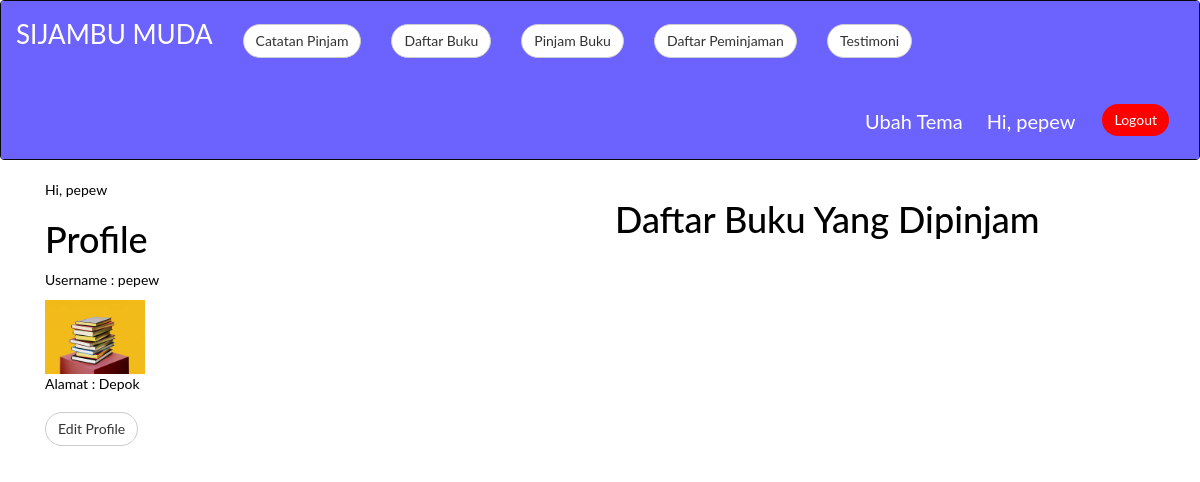
/history/ (signed in), run on the app's committed database.
### form_anggota/models.py (models this page shows)
class Profile(models.Model):
    user = models.OneToOneField(
        User,
        on_delete=models.CASCADE,
        primary_key=True,
    )
    profile_picture = models.ImageField()
    alamat_rumah = models.CharField(null=True, max_length=500)

### history_pinjaman/views.py (the view)
# urls.py: path('', show_history, name='show_history'),
def show_history(request):
    if request.user.is_authenticated:
        username = request.user.username
        user = User.objects.get(username=username)
        if Profile.objects.filter(user=user).exists():
            profile = Profile.objects.get(user=user)
            return render(request, 'history.html', {'profile': profile, 'username': username})
        else:
            return render(request, 'history.html')
    return HttpResponseRedirect("/login/")

### history_pinjaman/templates/history.html (shortened to what this page needs)
{% extends 'base.html' %} {% block content %}
<div class="container">
  <div class="col-md-6" id="profile">
      <p>Hi, {{ user.username }}</p>
      <h1 class="title">Profile</h1>
      <p id="username">Username : {{ user.username }}</p>
      <img src="{{ profile.profile_picture.url }}" alt="" class="img-responsive">
      <p id="alamat">Alamat : {{ profile.alamat_rumah }}</p>
      <a href="/history/profile/">
          <button
          type="button"
          class="btn btn-default navbar-btn"
          style="background-color:#ffff;">
          </span>Edit Profile</button>
      </a>
  </div>
  <div class="col-md-6" id="buku">
      <h1 class="title">Daftar Buku Yang Dipinjam</h1>
  </div>
</div>
{% load static %}
{% endblock %}

### templates/base.html (shortened to what this page needs)
<!DOCTYPE html>
{% load static %}
<html lang="en">
<head>
  <link rel="stylesheet" href="https://maxcdn.bootstrapcdn.com/bootstrap/3.4.0/css/bootstrap.min.css">
    <link rel="stylesheet" href="{% static 'css/style.css' %}">
</head>
<body>
        {% if user.is_authenticated %}
        <nav class="navbar navbar-inverse">
                <div class="container-fluid">
                    <div class="navbar-header">
                    <a class="navbar-brand" href="/" style="color:#ffff; font-size:100%; margin-top:4%; ">SIJAMBU MUDA</a>
                    </div>
                    <div class="collapse navbar-collapse" id="myNavbar">
                    <ul class="nav navbar-nav">
                        <li><a href="/history"><button type="button" class="btn btn-default navbar-btn" style="background-color:#ffff;">Catatan Pinjam</button></a></li>
                        <li><a href="/buku"><button type="button" class="btn btn-default navbar-btn" style="background-color:#ffff;"></span>Daftar Buku</button></a></li>
                        <li><a href="/form-pinjam"><button type="button" class="btn btn-default navbar-btn" style="background-color:#ffff;"></span>Pinjam Buku</button></a></li>
                        <li><a href="/datapeminjaman"><button type="button" class="btn btn-default navbar-btn" style="background-color:#ffff;"></span>Daftar Peminjaman</button></a></li>
                        <li><a href="/about-dan-testimoni"><button type="button" class="btn btn-default navbar-btn" style="background-color:#ffff;"></span>Testimoni</button></a></li>
                    </ul>
                    <ul class="nav navbar-nav navbar-right">
                        <li><button type="button" id="switch" class="btn btn-default navbar-btn" style="background-color:#6C63FF;color:white; border:none; margin-top:20px; font-size: 20px;">Ubah Tema</button></li>
                        <li><button type="button" id="name" class="btn btn-default navbar-btn" style="background-color:#6C63FF;color:white; border:none; margin-top:20px; font-size: 20px;">Hi, {{user.username}}</button></li>
                        <li><a href="/logout"><button type="button" class="btn btn-default navbar-btn" style="background-color:red; border:none; color: white;"></span>Logout</button></a></li>
                    </ul>
                    </div>
                </div>
                </nav>
        {% endif %}
        {% block content %}
        {% endblock %}
</body>
</html>

### static/css/style.css (style rules this page uses)
* { font-family: 'Lato', sans-serif; color: #000000; }
.container-fluid { color: #FFFFFF; text-decoration: none; background: #6C63FF; font-size: 26px; }
a { border: none; background: none; color: #ffffff; }
.btn { background-color: #6C63FF; border-radius: 25px; }
.img-responsive { max-width: 100px; max-height: 150px; }

### data on the page
Profile: profile_picture (picture), alamat_rumah "Depok"

### other printed values
{{ user.username }} "pepew"
